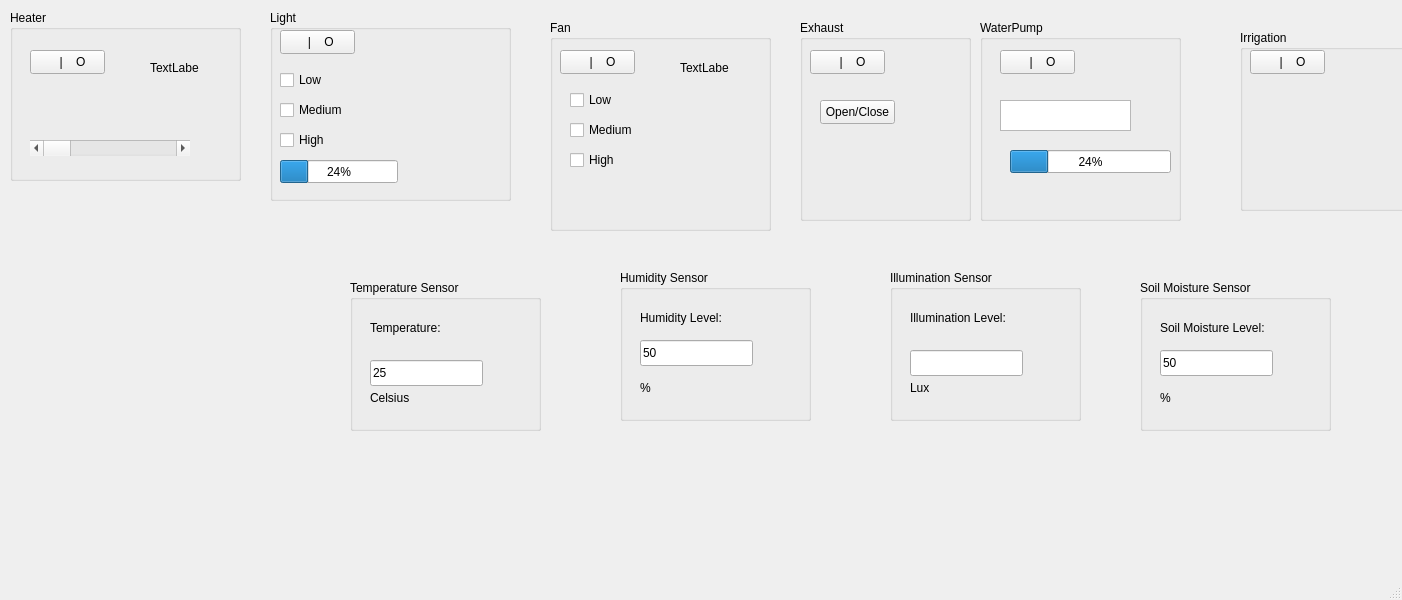
<?xml version="1.0" encoding="UTF-8"?>
<ui version="4.0">
 <class>MainWindow</class>
 <widget class="QMainWindow" name="MainWindow">
  <property name="geometry">
   <rect>
    <x>0</x>
    <y>0</y>
    <width>1402</width>
    <height>600</height>
   </rect>
  </property>
  <property name="windowTitle">
   <string>MainWindow</string>
  </property>
  <widget class="QWidget" name="centralwidget">
   <widget class="QLabel" name="HeaterLabel">
    <property name="geometry">
     <rect>
      <x>30</x>
      <y>60</y>
      <width>49</width>
      <height>16</height>
     </rect>
    </property>
    <property name="text">
     <string/>
    </property>
   </widget>
   <widget class="QGroupBox" name="groupBox">
    <property name="geometry">
     <rect>
      <x>10</x>
      <y>10</y>
      <width>231</width>
      <height>171</height>
     </rect>
    </property>
    <property name="title">
     <string>Heater</string>
    </property>
    <widget class="QPushButton" name="HeaterSwitch">
     <property name="geometry">
      <rect>
       <x>20</x>
       <y>40</y>
       <width>75</width>
       <height>24</height>
      </rect>
     </property>
     <property name="text">
      <string>   |    O</string>
     </property>
    </widget>
    <widget class="QScrollBar" name="HeaterScrollBar">
     <property name="geometry">
      <rect>
       <x>20</x>
       <y>130</y>
       <width>160</width>
       <height>16</height>
      </rect>
     </property>
     <property name="orientation">
      <enum>Qt::Orientation::Horizontal</enum>
     </property>
    </widget>
    <widget class="QLabel" name="HeaterStatus">
     <property name="geometry">
      <rect>
       <x>140</x>
       <y>50</y>
       <width>49</width>
       <height>16</height>
      </rect>
     </property>
     <property name="text">
      <string>TextLabel</string>
     </property>
    </widget>
   </widget>
   <widget class="QGroupBox" name="groupBox_2">
    <property name="geometry">
     <rect>
      <x>270</x>
      <y>10</y>
      <width>241</width>
      <height>191</height>
     </rect>
    </property>
    <property name="title">
     <string>Light</string>
    </property>
    <widget class="QPushButton" name="LightButton">
     <property name="geometry">
      <rect>
       <x>10</x>
       <y>20</y>
       <width>75</width>
       <height>24</height>
      </rect>
     </property>
     <property name="text">
      <string>  |    O</string>
     </property>
    </widget>
    <widget class="QProgressBar" name="LightProgressBar">
     <property name="geometry">
      <rect>
       <x>10</x>
       <y>150</y>
       <width>118</width>
       <height>23</height>
      </rect>
     </property>
     <property name="value">
      <number>24</number>
     </property>
    </widget>
    <widget class="QCheckBox" name="checkBox_4">
     <property name="geometry">
      <rect>
       <x>10</x>
       <y>60</y>
       <width>75</width>
       <height>20</height>
      </rect>
     </property>
     <property name="text">
      <string>Low</string>
     </property>
    </widget>
    <widget class="QCheckBox" name="checkBox_5">
     <property name="geometry">
      <rect>
       <x>10</x>
       <y>90</y>
       <width>75</width>
       <height>20</height>
      </rect>
     </property>
     <property name="text">
      <string>Medium</string>
     </property>
    </widget>
    <widget class="QCheckBox" name="checkBox_3">
     <property name="geometry">
      <rect>
       <x>10</x>
       <y>120</y>
       <width>75</width>
       <height>20</height>
      </rect>
     </property>
     <property name="text">
      <string>High</string>
     </property>
    </widget>
   </widget>
   <widget class="QGroupBox" name="groupBox_3">
    <property name="geometry">
     <rect>
      <x>550</x>
      <y>20</y>
      <width>221</width>
      <height>211</height>
     </rect>
    </property>
    <property name="title">
     <string>Fan</string>
    </property>
    <widget class="QPushButton" name="FanSwitch">
     <property name="geometry">
      <rect>
       <x>10</x>
       <y>30</y>
       <width>75</width>
       <height>24</height>
      </rect>
     </property>
     <property name="text">
      <string>   |    O</string>
     </property>
    </widget>
    <widget class="QCheckBox" name="checkBox">
     <property name="geometry">
      <rect>
       <x>20</x>
       <y>70</y>
       <width>75</width>
       <height>20</height>
      </rect>
     </property>
     <property name="text">
      <string>Low</string>
     </property>
    </widget>
    <widget class="QCheckBox" name="checkBox_2">
     <property name="geometry">
      <rect>
       <x>20</x>
       <y>100</y>
       <width>75</width>
       <height>20</height>
      </rect>
     </property>
     <property name="text">
      <string>Medium</string>
     </property>
    </widget>
    <widget class="QCheckBox" name="checkBox_6">
     <property name="geometry">
      <rect>
       <x>20</x>
       <y>130</y>
       <width>75</width>
       <height>20</height>
      </rect>
     </property>
     <property name="text">
      <string>High</string>
     </property>
    </widget>
    <widget class="QLabel" name="label">
     <property name="geometry">
      <rect>
       <x>130</x>
       <y>40</y>
       <width>49</width>
       <height>16</height>
      </rect>
     </property>
     <property name="text">
      <string>TextLabel</string>
     </property>
    </widget>
   </widget>
   <widget class="QGroupBox" name="groupBox_4">
    <property name="geometry">
     <rect>
      <x>800</x>
      <y>20</y>
      <width>171</width>
      <height>201</height>
     </rect>
    </property>
    <property name="title">
     <string>Exhaust</string>
    </property>
    <widget class="QPushButton" name="ExhaustSwitch">
     <property name="geometry">
      <rect>
       <x>10</x>
       <y>30</y>
       <width>75</width>
       <height>24</height>
      </rect>
     </property>
     <property name="text">
      <string>   |    O</string>
     </property>
    </widget>
    <widget class="QPushButton" name="ToggleSwitch">
     <property name="geometry">
      <rect>
       <x>20</x>
       <y>80</y>
       <width>75</width>
       <height>24</height>
      </rect>
     </property>
     <property name="text">
      <string>Open/Close</string>
     </property>
    </widget>
   </widget>
   <widget class="QGroupBox" name="groupBox_5">
    <property name="geometry">
     <rect>
      <x>980</x>
      <y>20</y>
      <width>201</width>
      <height>201</height>
     </rect>
    </property>
    <property name="title">
     <string>WaterPump</string>
    </property>
    <widget class="QPushButton" name="WaterPumpSwitch">
     <property name="geometry">
      <rect>
       <x>20</x>
       <y>30</y>
       <width>75</width>
       <height>24</height>
      </rect>
     </property>
     <property name="text">
      <string>   |    O</string>
     </property>
    </widget>
    <widget class="QTextEdit" name="textEdit">
     <property name="geometry">
      <rect>
       <x>20</x>
       <y>80</y>
       <width>131</width>
       <height>31</height>
      </rect>
     </property>
    </widget>
    <widget class="QProgressBar" name="PumpRateFlow">
     <property name="geometry">
      <rect>
       <x>30</x>
       <y>130</y>
       <width>161</width>
       <height>23</height>
      </rect>
     </property>
     <property name="value">
      <number>24</number>
     </property>
    </widget>
   </widget>
   <widget class="QGroupBox" name="groupBox_6">
    <property name="geometry">
     <rect>
      <x>1240</x>
      <y>30</y>
      <width>181</width>
      <height>181</height>
     </rect>
    </property>
    <property name="title">
     <string>Irrigation</string>
    </property>
    <widget class="QPushButton" name="IrrigationSwitch">
     <property name="geometry">
      <rect>
       <x>10</x>
       <y>20</y>
       <width>75</width>
       <height>24</height>
      </rect>
     </property>
     <property name="text">
      <string>   |    O</string>
     </property>
    </widget>
   </widget>
   <widget class="QGroupBox" name="groupBox_7">
    <property name="geometry">
     <rect>
      <x>350</x>
      <y>280</y>
      <width>191</width>
      <height>151</height>
     </rect>
    </property>
    <property name="title">
     <string>Temperature Sensor</string>
    </property>
    <widget class="QLabel" name="label_2">
     <property name="geometry">
      <rect>
       <x>20</x>
       <y>40</y>
       <width>111</width>
       <height>16</height>
      </rect>
     </property>
     <property name="text">
      <string>Temperature:</string>
     </property>
    </widget>
    <widget class="QLabel" name="label_3">
     <property name="geometry">
      <rect>
       <x>20</x>
       <y>110</y>
       <width>49</width>
       <height>16</height>
      </rect>
     </property>
     <property name="text">
      <string>Celsius</string>
     </property>
    </widget>
    <widget class="QLineEdit" name="TemperatureLine">
     <property name="geometry">
      <rect>
       <x>20</x>
       <y>80</y>
       <width>113</width>
       <height>26</height>
      </rect>
     </property>
     <property name="text">
      <string>25</string>
     </property>
     <property name="readOnly">
      <bool>true</bool>
     </property>
    </widget>
   </widget>
   <widget class="QGroupBox" name="groupBox_8">
    <property name="geometry">
     <rect>
      <x>620</x>
      <y>270</y>
      <width>191</width>
      <height>151</height>
     </rect>
    </property>
    <property name="title">
     <string>Humidity Sensor</string>
    </property>
    <widget class="QLabel" name="label_4">
     <property name="geometry">
      <rect>
       <x>20</x>
       <y>40</y>
       <width>111</width>
       <height>16</height>
      </rect>
     </property>
     <property name="text">
      <string>Humidity Level:</string>
     </property>
    </widget>
    <widget class="QLabel" name="label_5">
     <property name="geometry">
      <rect>
       <x>20</x>
       <y>110</y>
       <width>49</width>
       <height>16</height>
      </rect>
     </property>
     <property name="text">
      <string>%</string>
     </property>
    </widget>
    <widget class="QLineEdit" name="HumidityLine">
     <property name="geometry">
      <rect>
       <x>20</x>
       <y>70</y>
       <width>113</width>
       <height>26</height>
      </rect>
     </property>
     <property name="text">
      <string>50</string>
     </property>
     <property name="readOnly">
      <bool>true</bool>
     </property>
    </widget>
   </widget>
   <widget class="QGroupBox" name="groupBox_9">
    <property name="geometry">
     <rect>
      <x>890</x>
      <y>270</y>
      <width>191</width>
      <height>151</height>
     </rect>
    </property>
    <property name="title">
     <string>Illumination Sensor</string>
    </property>
    <widget class="QLabel" name="label_6">
     <property name="geometry">
      <rect>
       <x>20</x>
       <y>40</y>
       <width>111</width>
       <height>16</height>
      </rect>
     </property>
     <property name="text">
      <string>Illumination Level:</string>
     </property>
    </widget>
    <widget class="QLabel" name="label_7">
     <property name="geometry">
      <rect>
       <x>20</x>
       <y>110</y>
       <width>49</width>
       <height>16</height>
      </rect>
     </property>
     <property name="text">
      <string>Lux</string>
     </property>
    </widget>
    <widget class="QLineEdit" name="IlluminationLine">
     <property name="geometry">
      <rect>
       <x>20</x>
       <y>80</y>
       <width>113</width>
       <height>26</height>
      </rect>
     </property>
     <property name="readOnly">
      <bool>true</bool>
     </property>
    </widget>
   </widget>
   <widget class="QGroupBox" name="groupBox_10">
    <property name="geometry">
     <rect>
      <x>1140</x>
      <y>280</y>
      <width>191</width>
      <height>151</height>
     </rect>
    </property>
    <property name="title">
     <string>Soil Moisture Sensor</string>
    </property>
    <widget class="QLabel" name="label_8">
     <property name="geometry">
      <rect>
       <x>20</x>
       <y>40</y>
       <width>111</width>
       <height>16</height>
      </rect>
     </property>
     <property name="text">
      <string>Soil Moisture Level:</string>
     </property>
    </widget>
    <widget class="QLabel" name="label_9">
     <property name="geometry">
      <rect>
       <x>20</x>
       <y>110</y>
       <width>49</width>
       <height>16</height>
      </rect>
     </property>
     <property name="text">
      <string>%</string>
     </property>
    </widget>
    <widget class="QLineEdit" name="MoistureLine">
     <property name="geometry">
      <rect>
       <x>20</x>
       <y>70</y>
       <width>113</width>
       <height>26</height>
      </rect>
     </property>
     <property name="text">
      <string>50</string>
     </property>
     <property name="readOnly">
      <bool>true</bool>
     </property>
    </widget>
   </widget>
  </widget>
  <widget class="QMenuBar" name="menubar">
   <property name="geometry">
    <rect>
     <x>0</x>
     <y>0</y>
     <width>1402</width>
     <height>26</height>
    </rect>
   </property>
  </widget>
  <widget class="QStatusBar" name="statusbar"/>
 </widget>
 <resources/>
 <connections/>
</ui>
